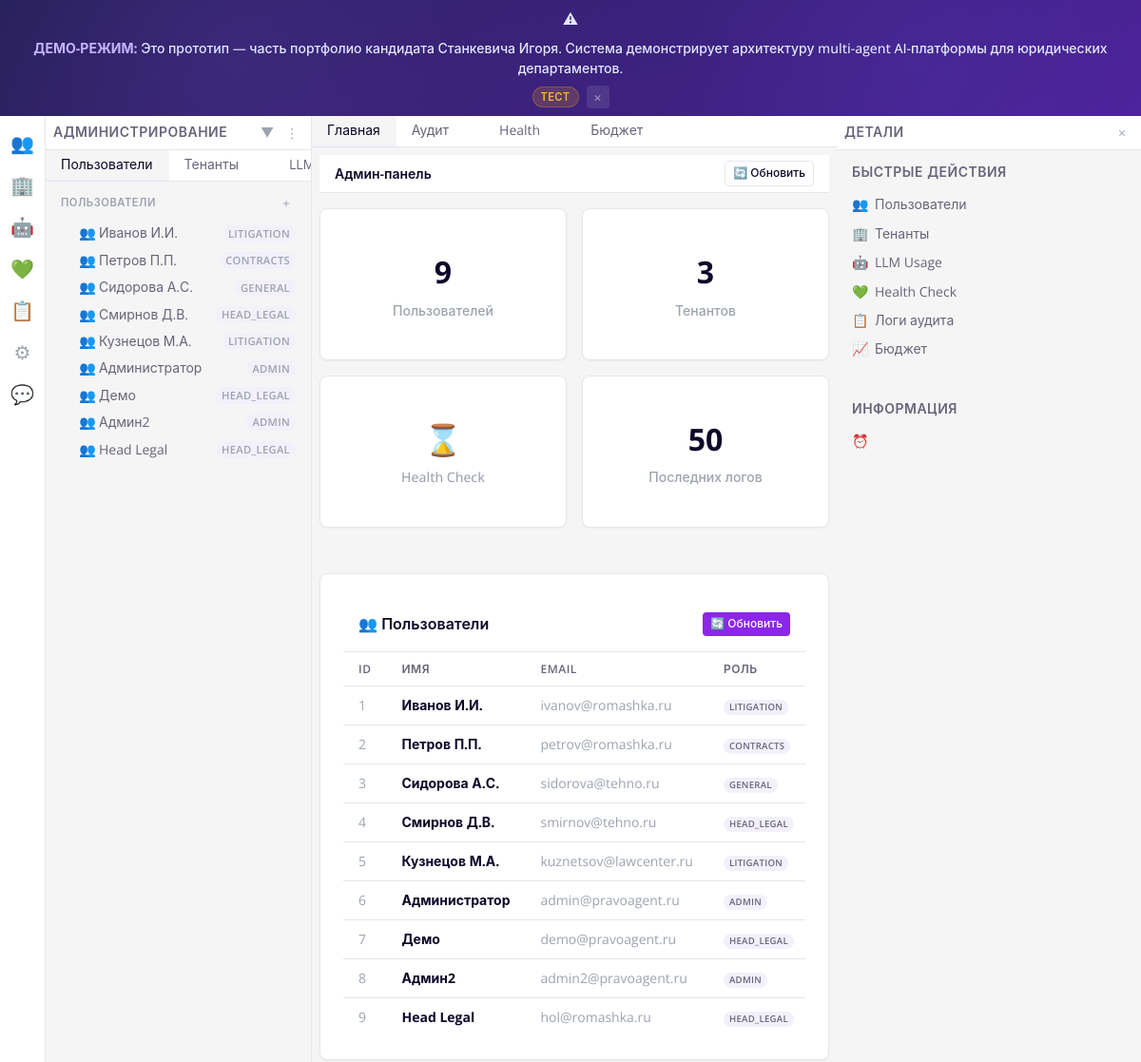
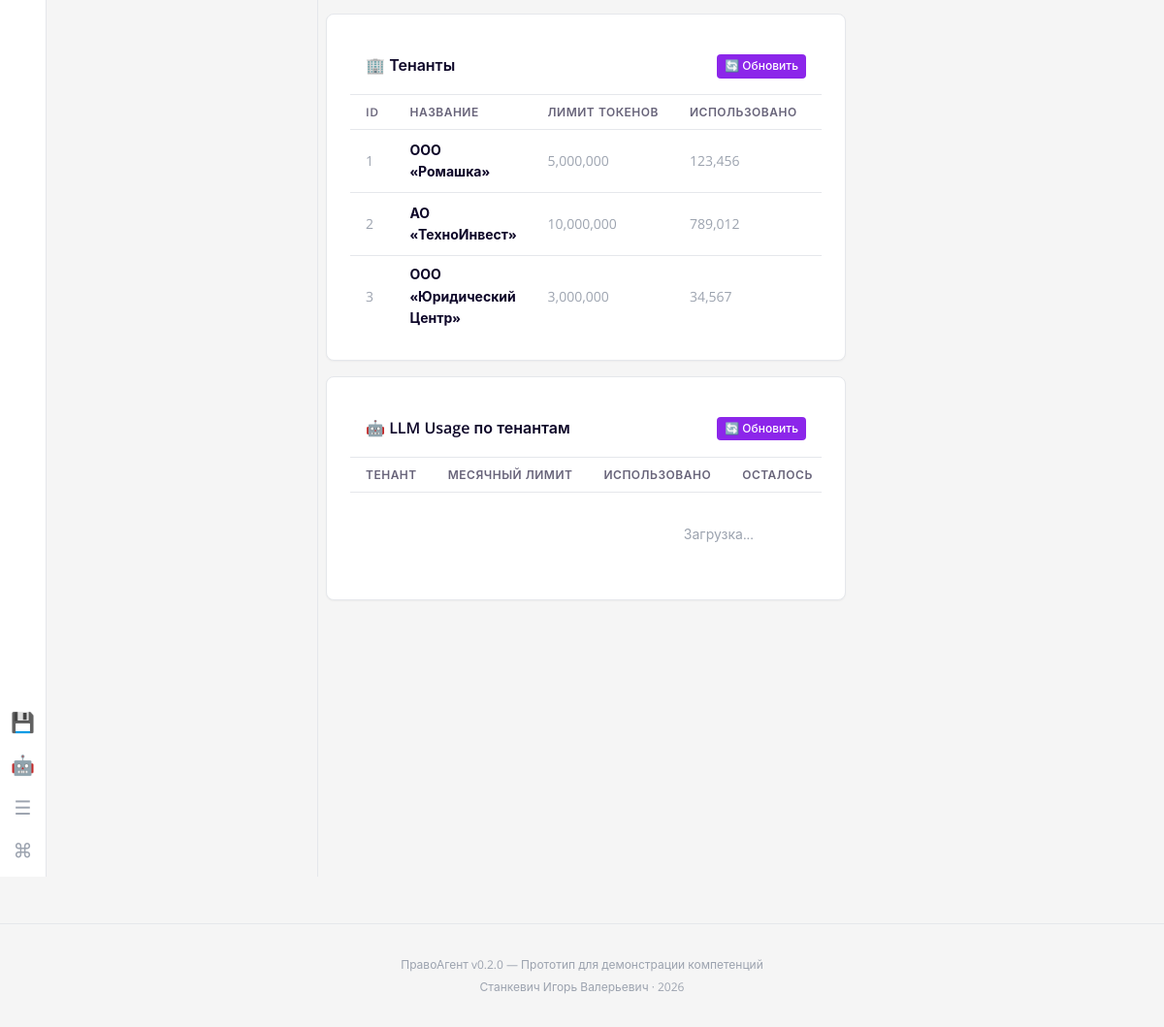
Page /app/admin on the committed database (2 pictures, top to bottom).
### backend/models/base.py (models this page shows)
class User(Base):
    __tablename__ = "users"
    id = Column(Integer, primary_key=True, index=True)
    email = Column(String, unique=True, index=True, nullable=False)
    username = Column(String, nullable=False)
    hashed_password = Column(String, nullable=False)
    role = Column(String, default="lawyer")  # litigation | contracts | general | head_legal | admin | legal_opinions
    tenant_id = Column(Integer, ForeignKey("tenants.id"), nullable=True)
    is_active = Column(Boolean, default=True)
    telegram_chat_id = Column(String, nullable=True)
    company_name = Column(String, nullable=True)
    phone = Column(String, nullable=True)
    email_verified = Column(Boolean, default=False)
    created_at = Column(DateTime, default=datetime.datetime.utcnow)
    tenant = relationship("Tenant", back_populates="users")
    cases = relationship("Case", back_populates="user")

class Tenant(Base):
    __tablename__ = "tenants"
    id = Column(Integer, primary_key=True, index=True)
    name = Column(String, nullable=False)
    monthly_token_limit = Column(Integer, default=10_000_000)
    tokens_used_this_month = Column(Integer, default=0)
    is_active = Column(Boolean, default=True)
    created_at = Column(DateTime, default=datetime.datetime.utcnow)
    users = relationship("User", back_populates="tenant")

### backend/router/workspace.py (the view)
@router.get("/admin")
def admin_workspace(
    current_user: User = Depends(require_role("admin")),
    db: Session = Depends(get_db),
):
    users = db.query(User).all()
    tenants = db.query(Tenant).all()
    audit_logs = (
        db.query(AuditLog)
        .order_by(AuditLog.timestamp.desc())
        .limit(50)
        .all()
    )
    config = get_workspace_config("admin")
    return render_workspace(
        "workspaces/admin.html",
        request={},
        user=current_user,
        workspace_id="admin",
        workspace_config=config,
        users=users,
        tenants=tenants,
        audit_logs=audit_logs,
        demo_mode=True,
        now=datetime.datetime.utcnow(),
    )

### templates/workspaces/admin.html (shortened to what this page needs)
{% extends "base.html" %}
{% block activity_bar %}
<div class="panel-activity-bar">
    <button class="activity-bar-item active" data-panel="explorer" title="Пользователи (Ctrl+B)">
        &#128101;
    </button>
    <button class="activity-bar-item" data-panel="tenants-admin" title="Тенанты">
        &#127970;
    </button>
    <button class="activity-bar-item" data-panel="llm-admin" title="LLM">
        &#129302;
    </button>
    <button class="activity-bar-item" data-panel="health-admin" title="Health">
        &#128154;
    </button>
    <button class="activity-bar-item" data-panel="logs-admin" title="Логи">
        &#128203;
    </button>
    <button class="activity-bar-item" data-panel="system-admin" title="Система">
        &#9881;
    </button>
    <button class="activity-bar-item" data-action="toggle-chat" title="Чат с AI-агентом">
        &#128172;
    </button>
    <div class="activity-bar-bottom">
        <button class="activity-bar-item" onclick="document.getElementById('git-modal').classList.add('open')" title="Git-интеграция">
            &#128190;
        </button>
        <button class="activity-bar-item" onclick="document.getElementById('agents-modal').classList.add('open')" title="AI-агенты">
            &#129302;
        </button>
        <button class="activity-bar-item" data-action="toggle-sidebar" title="Toggle Sidebar">
            &#9776;
        </button>
        <button class="activity-bar-item" id="omnibox-trigger" onclick="window.omnibox.open()" title="Command Palette (Ctrl+K)">
            &#8984;
        </button>
    </div>
</div>
{% endblock %}
{% block sidebar_panel %}
<div class="panel" data-panel-id="explorer" data-default-width="280">
    <div class="panel-header">
        <span class="panel-header-title">Администрирование</span>
        <div class="panel-header-actions">
            <button class="panel-header-btn" title="Collapse" data-action="collapse-panel">&#9660;</button>
            <button class="panel-header-btn" title="More">&#8942;</button>
        </div>
    </div>
    <div class="panel-tabs">
        <div class="panel-tab active" data-tab-target="admin-users">
            <span>Пользователи</span>
        </div>
        <div class="panel-tab" data-tab-target="admin-tenants">
            <span>Тенанты</span>
        </div>
        <div class="panel-tab" data-tab-target="admin-llm">
            <span>LLM</span>
        </div>
    </div>
    <div class="panel-body" style="padding: 0;">
        <div class="panel-section" data-tab-content="admin-users" style="padding: var(--space-sm);">
            <div class="workspace-sidebar-header">
                <span class="workspace-sidebar-title">Пользователи</span>
                <button class="workspace-sidebar-action" title="Создать пользователя">+</button>
            </div>
            <div class="tree tree-scrollable">
                {% if users %}
                    {% for user in users %}
                    <div class="tree-item">
                        <div class="tree-item-content">
                            <span class="tree-icon tree-icon-case">&#128101;</span>
                            <span class="tree-label">{{ user.username }}</span>
                            <span class="tree-meta badge badge-sm badge-default">{{ user.role }}</span>
                        </div>
                    </div>
                    {% endfor %}
                {% else %}
                    <div class="panel-empty">
                        <div class="panel-empty-icon">&#128101;</div>
                        <div class="panel-empty-text">Нет пользователей</div>
                    </div>
                {% endif %}
            </div>
        </div>
    </div>
</div>
{% endblock %}
{% block main_panel %}
<div class="panel" data-panel-id="main" style="border-right: none;">
    <div class="panel-tabs">
        <div class="panel-tab active" data-tab-target="admin-main">
            <span>Главная</span>
        </div>
        <div class="panel-tab" data-tab-target="audit-logs-tab">
            <span>Аудит</span>
        </div>
        <div class="panel-tab" data-tab-target="health-check-tab">
            <span>Health</span>
        </div>
        <div class="panel-tab" data-tab-target="budget-tab">
            <span>Бюджет</span>
        </div>
    </div>
    <div class="panel-body" data-tab-content="admin-main">
        <div class="workspace-toolbar">
            <span class="workspace-toolbar-title">Админ-панель</span>
            <div class="workspace-toolbar-actions">
                <button class="btn btn-sm btn-secondary" onclick="location.reload()">&#128260; Обновить</button>
            </div>
        </div>
        <div class="stats-grid" style="margin-top: var(--space-md);">
            <div class="card card-hover" style="text-align: center;">
                <div class="card-body">
                    <div class="stat-value" id="stat-users">{{ users|length }}</div>
                    <div class="stat-label">Пользователей</div>
                </div>
            </div>
            <div class="card card-hover" style="text-align: center;">
                <div class="card-body">
                    <div class="stat-value" id="stat-tenants">{{ tenants|length }}</div>
                    <div class="stat-label">Тенантов</div>
                </div>
            </div>
            <div class="card card-hover" style="text-align: center;">
                <div class="card-body">
                    <div class="stat-value" id="stat-health">&#8987;</div>
                    <div class="stat-label">Health Check</div>
                </div>
            </div>
            <div class="card card-hover" style="text-align: center;">
                <div class="card-body">
                    <div class="stat-value" id="stat-logs">{{ audit_logs|length }}</div>
                    <div class="stat-label">Последних логов</div>
                </div>
            </div>
        </div>
        <div class="card" style="margin-top: var(--space-md);">
            <div class="card-header">
                <span class="card-header-title">&#128101; Пользователи</span>
                <div class="card-header-actions">
                    <button class="btn btn-sm" onclick="loadUsers()">&#128260; Обновить</button>
                </div>
            </div>
            <div class="card-body" style="padding: 0;">
                <div class="data-table-wrapper">
                    <table class="data-table" id="users-table">
                        <thead>
                            <tr>
                                <th>ID</th>
                                <th>Имя</th>
                                <th>Email</th>
                                <th>Роль</th>
                            </tr>
                        </thead>
                        <tbody id="users-table-body">
                            {% if users %}
                                {% for user in users %}
                                <tr>
                                    <td class="cell-muted">{{ user.id }}</td>
                                    <td><strong>{{ user.username }}</strong></td>
                                    <td class="cell-muted">{{ user.email }}</td>
                                    <td><span class="badge badge-default badge-sm">{{ user.role }}</span></td>
                                </tr>
                                {% endfor %}
                            {% else %}
                                <tr id="users-empty-row">
                                    <td colspan="7" style="text-align: center; padding: var(--space-xl); color: var(--color-text-muted);">
                                        Нет пользователей
                                    </td>
                                </tr>
                            {% endif %}
                        </tbody>
                    </table>
                </div>
            </div>
        </div>
        <div class="card" style="margin-top: var(--space-md);">
            <div class="card-header">
                <span class="card-header-title">&#127970; Тенанты</span>
                <div class="card-header-actions">
                    <button class="btn btn-sm" onclick="loadTenants()">&#128260; Обновить</button>
                </div>
            </div>
            <div class="card-body" style="padding: 0;">
                <div class="data-table-wrapper">
                    <table class="data-table" id="tenants-table">
                        <thead>
                            <tr>
                                <th>ID</th>
                                <th>Название</th>
                                <th>Лимит токенов</th>
                                <th>Использовано</th>
                                <th>Использование</th>
                            </tr>
                        </thead>
                        <tbody id="tenants-table-body">
                            {% if tenants %}
                                {% for tenant in tenants %}
                                <tr>
                                    <td class="cell-muted">{{ tenant.id }}</td>
                                    <td><strong>{{ tenant.name }}</strong></td>
                                    <td class="cell-muted">{{ "{:,}".format(tenant.monthly_token_limit) }}</td>
                                    <td class="cell-muted">{{ "{:,}".format(tenant.tokens_used_this_month) }}</td>
                                    <td>
                                            {% set pct = (tenant.tokens_used_this_month / tenant.monthly_token_limit * 100) if tenant.monthly_token_limit and tenant.monthly_token_limit > 0 else 0 %}
                                    </td>
                                </tr>
                                {% endfor %}
                            {% else %}
                                <tr id="tenants-empty-row">
                                    <td colspan="7" style="text-align: center; padding: var(--space-xl); color: var(--color-text-muted);">
                                        Нет тенантов
                                    </td>
                                </tr>
                            {% endif %}
                        </tbody>
                    </table>
                </div>
            </div>
        </div>
        <div class="card" style="margin-top: var(--space-md);">
            <div class="card-header">
                <span class="card-header-title">&#129302; LLM Usage по тенантам</span>
                <div class="card-header-actions">
                    <button class="btn btn-sm" onclick="loadLlmUsage()">&#128260; Обновить</button>
                </div>
            </div>
            <div class="card-body" style="padding: 0;">
                <div class="data-table-wrapper">
                    <table class="data-table" id="llm-usage-table">
                        <thead>
                            <tr>
                                <th>Тенант</th>
                                <th>Месячный лимит</th>
                                <th>Использовано</th>
                                <th>Осталось</th>
                            </tr>
                        </thead>
                        <tbody id="llm-usage-body">
                            <tr>
                                <td colspan="6" style="text-align: center; padding: var(--space-xl); color: var(--color-text-muted);">
                                    Загрузка...
                                </td>
                            </tr>
                        </tbody>
                    </table>
                </div>
            </div>
        </div>
    </div>
    <div class="panel-resize-handle" data-resize-target="right"></div>
</div>
{% endblock %}
{% block right_panel %}
<div class="panel" data-panel-id="tenants-admin" data-default-width="320" style="width: 320px; flex: none;">
    <div class="panel-header">
        <span class="panel-header-title">Детали</span>
        <div class="panel-header-actions">
            <button class="panel-header-btn" title="Close" data-action="collapse-panel">&times;</button>
        </div>
    </div>
    <div class="panel-body" style="padding: 0;">
        <div id="admin-details-content" class="chat-widget-panel-section" style="display: block;">
            <div class="panel-section" style="padding: var(--space-sm);">
                <div class="panel-section-title">Быстрые действия</div>
                <div class="panel-section-item" onclick="document.querySelector('[data-tab-target=\\'admin-main\\']')?.click()">
                    <span class="item-icon">&#128101;</span>
                    <span>Пользователи</span>
                </div>
                <div class="panel-section-item" onclick="loadTenants()">
                    <span class="item-icon">&#127970;</span>
                    <span>Тенанты</span>
                </div>
                <div class="panel-section-item" onclick="loadLlmUsage()">
                    <span class="item-icon">&#129302;</span>
                    <span>LLM Usage</span>
                </div>
                <div class="panel-section-item" onclick="loadHealth()">
                    <span class="item-icon">&#128154;</span>
                    <span>Health Check</span>
                </div>
                <div class="panel-section-item" onclick="loadAuditLogs()">
                    <span class="item-icon">&#128203;</span>
                    <span>Логи аудита</span>
                </div>
                <div class="panel-section-item" onclick="loadBudgetData()">
                    <span class="item-icon">&#128200;</span>
                    <span>Бюджет</span>
                </div>
            </div>
            <div class="panel-section" style="padding: var(--space-sm);">
                <div class="panel-section-title">Информация</div>
                <div class="panel-section-item">
                    <span class="item-icon">&#9200;</span>
                </div>
            </div>
        </div>
    </div>
</div>
{% endblock %}

### rows in the picture
User: username "Иванов И.И.", role "LITIGATION", id "1", email "ivanov@romashka.ru"
User: username "Петров П.П.", role "CONTRACTS", id "2", email "petrov@romashka.ru"
User: username "Сидорова А.С.", role "GENERAL", id "3", email "sidorova@tehno.ru"
User: username "Смирнов Д.В.", role "HEAD_LEGAL", id "4", email "smirnov@tehno.ru"
User: username "Кузнецов М.А.", role "LITIGATION", id "5", email "kuznetsov@lawcenter.ru"
User: username "Администратор", role "ADMIN", id "6", email "admin@pravoagent.ru"
User: username "Демо", role "HEAD_LEGAL", id "7", email "demo@pravoagent.ru"
User: username "Админ2", role "ADMIN", id "8", email "admin2@pravoagent.ru"
User: username "Head Legal", role "HEAD_LEGAL", id "9", email "hol@romashka.ru"
Tenant: id "1", name "ООО «Ромашка»", monthly_token_limit "5,000,000", tokens_used_this_month "123,456"
Tenant: id "2", name "АО «ТехноИнвест»", monthly_token_limit "10,000,000", tokens_used_this_month "789,012"
Tenant: id "3", name "ООО «Юридический Центр»", monthly_token_limit "3,000,000", tokens_used_this_month "34,567"

### other values in the picture
{{ users|length }} "9"
{{ tenants|length }} "3"
{{ audit_logs|length }} "50"
